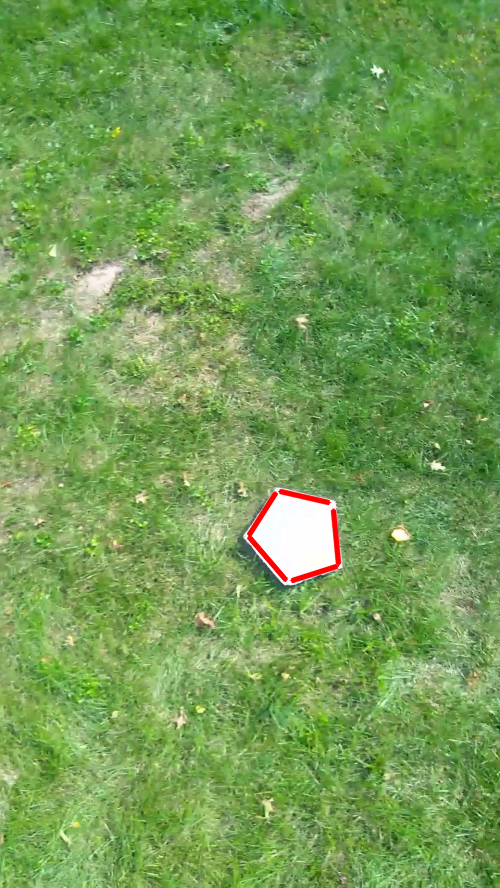
#> input picture CV/IMAGEFROMUDP.png, 500 x 888 px
$ python colordetection.py --image IMAGEFROMUDP.png
#> lines starting #> are read from the running program, lines starting #| are printed output that depends on the picture; after the words box and inside, x2 and y2 are one past the last pixel; in counts of white or black regions, pixels touching at a corner belong together
#10/17/18, based on https://www.pyimagesearch.com/2014/08/04/opencv-python-color-detection/
# import the necessary packages
import numpy as np
import argparse
import cv2

# construct the argument parse and parse the arguments
ap = argparse.ArgumentParser()
ap.add_argument("-i", "--image", help = "path to the image")
args = vars(ap.parse_args())

# load the image
image = cv2.imread(args["image"])
#> image is the input picture: shape (888, 500, 3); mean B, G, R 85.4, 157.3, 116.4

boundaries = [
	#([0,0,0],[255,255,255]),
	([0,0,200],[20,20,255]),
	([17, 15, 100], [50, 56, 200]),
	([86, 31, 4], [220, 88, 50]),
	([25, 146, 190], [62, 174, 250]),
	([103, 86, 65], [145, 133, 128])
]


for (lower, upper) in boundaries:
	# create NumPy arrays from the boundaries
	lower = np.array(lower, dtype = "uint8")
	upper = np.array(upper, dtype = "uint8")

	# find the colors within the specified boundaries and apply
	# the mask
	mask = cv2.inRange(image, lower, upper)
	output = cv2.bitwise_and(image, image, mask = mask)

	# show the images
	cv2.imshow("images", np.hstack([image, output]))
	cv2.waitKey(1000)
#> this loop made 5 passes
#> pass 1, `mask = cv2.inRange(image, lower, upper)`:
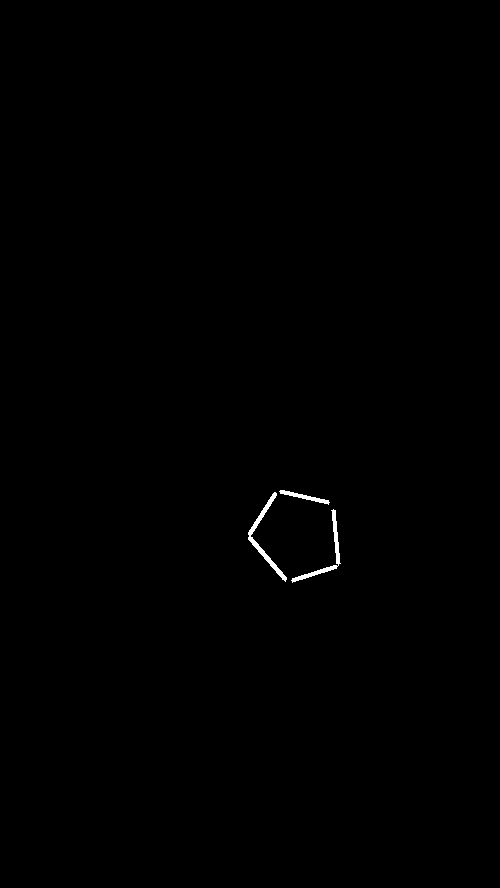
#> mask: shape (888, 500); 0.25% white; 3 white regions, box (x1, y1, x2, y2) and area: (248, 492, 287, 582) 486, (291, 509, 341, 583) 421, (279, 490, 330, 505) 207
#> pass 1, `cv2.imshow("images", np.hstack([image, output]))`:
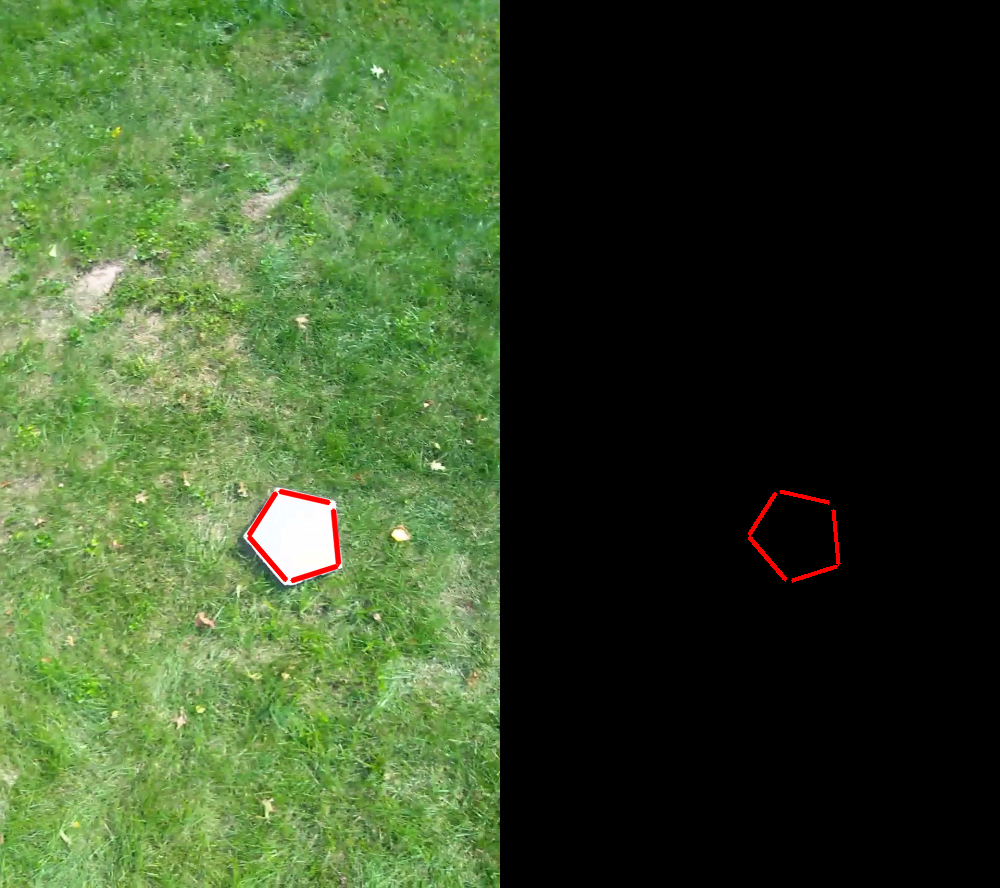
#> window 'images': shape (888, 1000, 3); mean B, G, R 42.7, 78.7, 58.5
